Frame 1 (no input): blank canvas, image omitted
Frame 60 (no input): blank canvas, image omitted
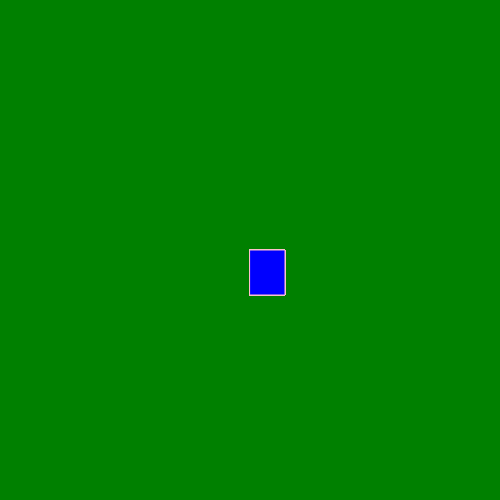
Frame 120 (the mouse pressed at the canvas centre since frame 60)

The p5.js sketch whose frames 1 and 60 were blank and that drew this single picture after the mouse press (run headless with seeded random() and noise() and a simulated clock; from frame 60 on, the mouse is pressed at the canvas centre):

// p5.js sketch
// ── sketch.js
function setup() {
    createCanvas(500, 500);
      background("green");
  
  }
  
  function draw() {
    stroke("pink");
    fill ("blue");
    
   // console.log(mouseIsPressed);
    
    if(mouseIsPressed){
      rect (mouseX, mouseY , 35 , 45);
      
    }
    
  }
